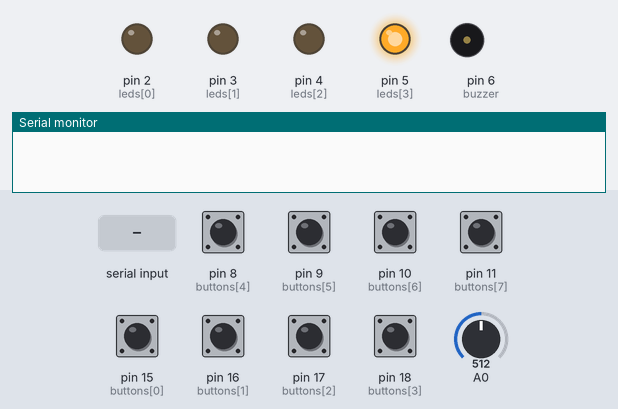
The sketch below on a simulated Arduino Uno, built with avr-gcc and run on an emulated ATmega328P. Parts: output pins drawn as LEDs (lit = HIGH), buzzer (waves = sounding), the last lines printed to the serial monitor. The inputs (shaded band) are chosen by the test bench; at power-on: pin 8 (buttons[4]), pin 9 (buttons[5]), pin 10 (buttons[6]), pin 11 (buttons[7]), pin 15 (buttons[0]), pin 16 (buttons[1]), pin 17 (buttons[2]), pin 18 (buttons[3]) HIGH, A0 = 512. Random numbers use the default seed unless the sketch sets one.

Above: at 1.2 s.
1.3 s: "90,45,200\n" received over Serial
At 14.4 s:
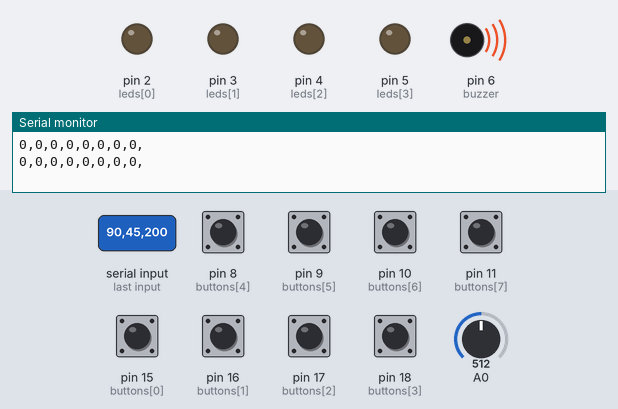
15.3 s: "Red\n" received over Serial
At 17.9 s:
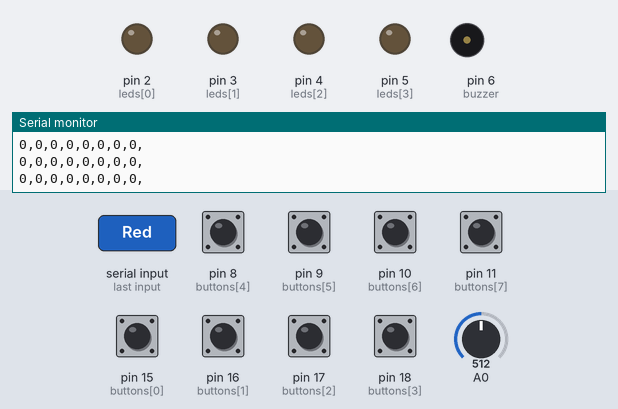
18.5 s: "30,150,10\n" received over Serial
At 21.4 s:
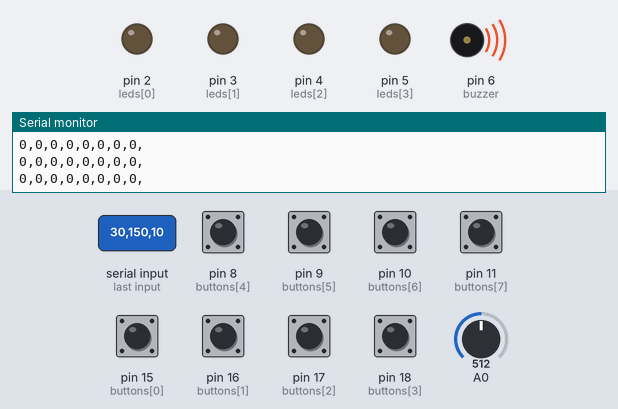
Timing chart, 0 to 22.9 s (numbered marks = the images above; inputs shaded):
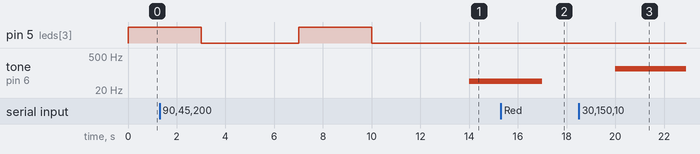

The sketch:

Main.ino
```cpp
const int buttons[] = {15, 16, 17, 18, 8, 9, 10, 11}; // Tlačítka přiřazeny k pinům
bool flags[] = {0, 0, 0, 0, 0, 0, 0, 0}; // Indexy, zda již bylo tlačítko stisknuto
long time[] = {0, 0, 0, 0, 0, 0, 0, 0}; // Naměřené hodnoty RD
const int leds[] = {2, 3, 4, 5};  // LED diody přiřazeny k pinům
const int buzzer = 6; // Bzučák přiřazen na pin
long start; // Referenční hodnota počátku měření

// Nastavení počátečních podmínek
int colour = 3;
int frequency = 0;
int stay = 4000;
int variability = 0;

void setup() {
  // Zahájení sériové komunikace
  Serial.begin(9600);
  Serial.setTimeout(10);

  // Nastavení vstupů a výstupů Arduina
  pinMode(buzzer, OUTPUT);

  for (int i = 0; i < 4; i++) {
    pinMode(leds[i], OUTPUT);
  }

  for (int i = 0; i < 8; i++) {
    pinMode(buttons[i], INPUT_PULLUP);
  }
}

void loop() {
  // Počátek měření, kdy se zapne stimul a zaznamená referenční hodnota
  start = millis();
  digitalWrite(leds[colour], HIGH);
  tone(buzzer, frequency, 3000);

  // Kontrola stisknutí tlačítek a zapisování časů stisknutí
  while (millis()-start < 3000){
    for (int i = 0; i < 8; i++){
      if (flags[i] == 0 && !digitalRead(buttons[i])){
        time[i] = millis();
        flags[i] = 1;
      }
    }
  }

  // Ukončení stimulu a odeslání dat
  digitalWrite(leds[colour], LOW);
  sendData(time, flags, start);

  // Prodleva mezi měřeními
  randomSeed(analogRead(0));
  delay(stay + random(variability));

  // Kontrola nových příchozích dat
  if (Serial.available() > 0)
  {
    getValues();
  }
}
```

getValues.ino
```cpp
void getValues() {
  // Načtení řetězce do proměnné str
  String str = Serial.readStringUntil('\n');

  // Prealokace paměti
  String newValues[5];
  int valueIndex = 0;
  String currentValue = "";

  // Přijme první čtyři hodnoty ze str a uloží je do proměnné newValues
  for (int i = 0; i < str.length(); i++) {
    char currentChar = str.charAt(i);

    if (currentChar != ',') {
      currentValue += currentChar;
    } else {
      newValues[valueIndex] = currentValue;
      valueIndex++;
      currentValue = "";
    }

    if (valueIndex >= 4) {
      break;
    }
  }

  // Přiřadí index požadované barvě diody
  if (newValues[0] == "Red")
  {
    colour = 0;
  }else if (newValues[0] == "Blue")
  {
    colour = 1;
  }else if (newValues[0] == "Green")
  {
    colour = 2;
  }else if (newValues[0] == "Yellow")
  {
    colour = 3;
  }else
  {
    colour = 4;
  }

  // Přiřadí nové hodnoty frekvenci a statické a dynamické prodlevě
  frequency = newValues[1].toInt();
  stay = newValues[2].toInt();
  variability = newValues[3].toInt();

  // Vrátí nové hodnoty do hlavní funkce
  return colour;
  return frequency;
  return stay;
  return variability;
}
```

sendData.ino
```cpp
void sendData(long time[], bool flags[], long start) {
  for (int i = 0; i < 8; i++) {
    // Vymaže předchozí hodnoty o stlačení tlačítek
    flags[i] = 0;

    // Vypočítá RD, kterou vloží do řetězce a následně odešle
    if (time[i]-start > 0){
      Serial.print(time[i]-start);
      Serial.print(",");
    }else {
      Serial.print(0);
      Serial.print(",");
    }
  }
  Serial.println("");
}
```

Measured:
- after the input at 1.3 s, tone on pin 6 (buzzer): silent → 45 Hz after 12.7 s
- after the input at 15.3 s, tone on pin 6 (buzzer): 45 Hz → silent after 1.7 s
- after the input at 18.5 s, tone on pin 6 (buzzer): silent → 150 Hz after 1.5 s
